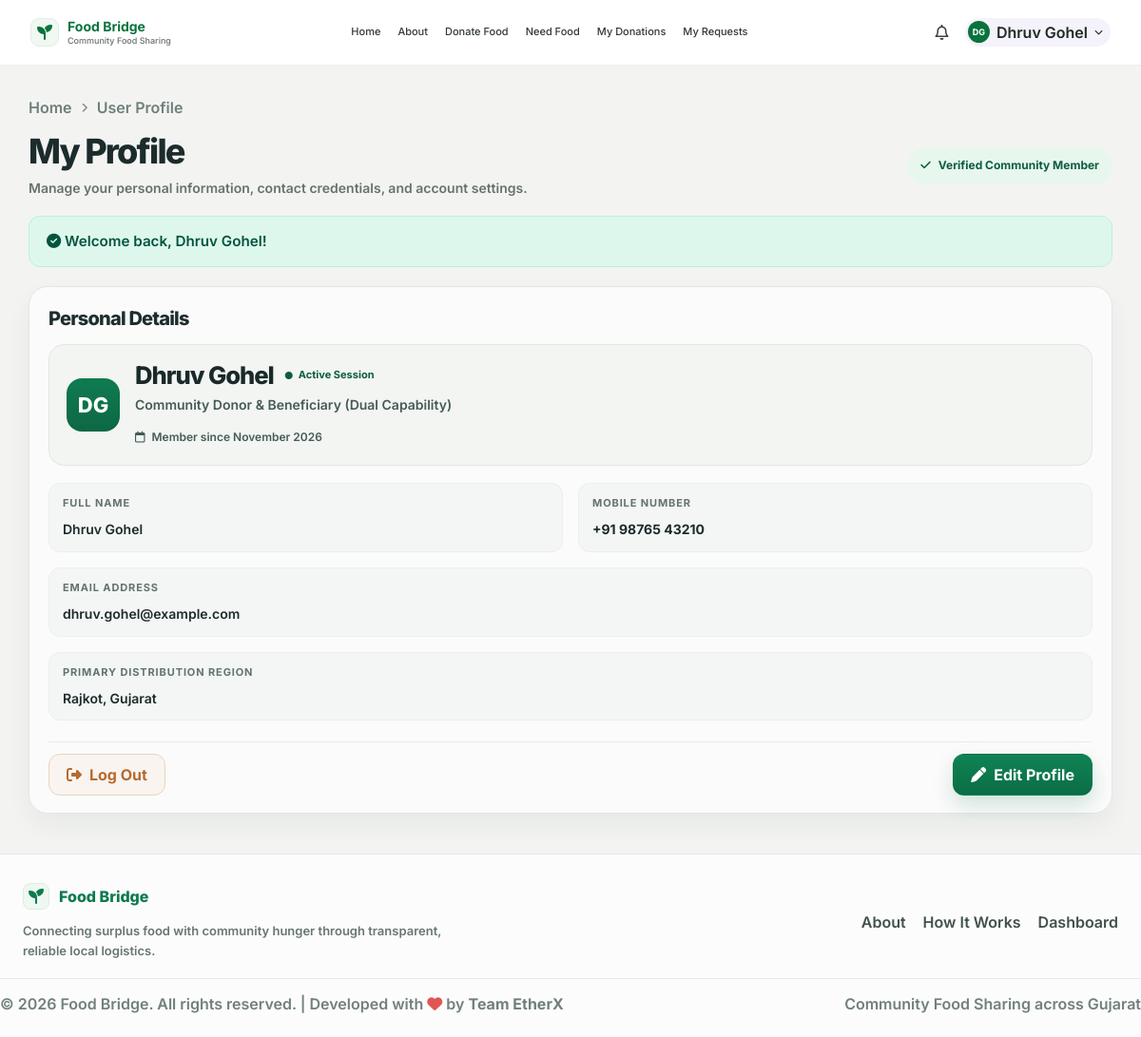
The app's page /profile.php (signed in) with its own data.
### tables this page shows
CREATE TABLE IF NOT EXISTS `users` (
  `id` INT AUTO_INCREMENT PRIMARY KEY,
  `name` VARCHAR(150) NOT NULL,
  `email` VARCHAR(150) NOT NULL UNIQUE,
  `phone` VARCHAR(30) NOT NULL,
  `password` VARCHAR(255) NOT NULL,
  `city` VARCHAR(100) NOT NULL,
  `role` ENUM('user', 'admin') DEFAULT 'user',
  `status` ENUM('Active', 'Inactive', 'Blocked') DEFAULT 'Active',
  `created_at` DATETIME DEFAULT CURRENT_TIMESTAMP,
  `updated_at` DATETIME DEFAULT CURRENT_TIMESTAMP ON UPDATE CURRENT_TIMESTAMP,
  INDEX `idx_users_phone` (`phone`)
);

### config/auth.php (called while the page is built, shortened)
<?php
require_once __DIR__ . '/db.php';
function isLoggedIn(): bool {
    return isset($_SESSION['user_id']) && !empty($_SESSION['user_id']);
}
function currentUser(): ?array {
    static $user = null;
    if ($user === null) {
        $db = getDB();
        $stmt = $db->prepare("SELECT id, name, email, phone, city, role, status, created_at FROM users WHERE id = ?");
        $stmt->execute([$_SESSION['user_id']]);
        $user = $stmt->fetch() ?: null;
    }
    return $user;
}

### config/db.php (called while the page is built, shortened)
<?php
function getFlash(): ?array {
    if (isset($_SESSION['flash'])) {
        $flash = $_SESSION['flash'];
        return $flash;
    }
    return null;
}

### profile.php (the view, shortened to what this page needs)
<?php
require_once __DIR__ . '/config/db.php';
require_once __DIR__ . '/config/auth.php';
$user = currentUser();
$flash = getFlash();
$isEditing = isset($_GET['edit']) && $_GET['edit'] === '1';
?>
<!DOCTYPE html>
<html lang="en">
<head>
  <link rel="stylesheet" href="https://cdnjs.cloudflare.com/ajax/libs/font-awesome/6.5.0/css/all.min.css">
  <link rel="stylesheet" href="css/style.css">
  <link rel="stylesheet" href="css/app-header.css">
  <link rel="stylesheet" href="css/profile.css">
</head>
<body class="profile-page">
  <?php $activeHeaderPage = 'profile'; include __DIR__ . '/includes/app-header.php'; ?>
  <main class="profile-shell">
    <div class="profile-container">
      <div class="breadcrumb-row">
        <a href="dashboard.php" style="color: inherit;">Home</a>
        <i class="fa-solid fa-chevron-right"></i>
        <span>User Profile</span>
      </div>
      <header class="profile-header">
        <div class="profile-header-copy">
          <h1>My Profile</h1>
          <p>Manage your personal information, contact credentials, and account settings.</p>
        </div>
        <span class="verified-pill"><i class="fa-solid fa-check"></i> Verified Community Member</span>
      </header>
      <?php if ($flash): ?>
        <div style="background: #def7ec; color: #03543f; padding: 14px 18px; border-radius: 12px; margin-bottom: 20px; font-size: 0.95rem; border: 1px solid #bcf0da;">
          <i class="fa-solid fa-circle-check"></i> <?php echo htmlspecialchars($flash['message']); ?>
        </div>
      <?php endif; ?>
      <section class="profile-card" aria-label="Personal details">
        <h2>Personal Details</h2>
        <div class="profile-summary">
          <div class="profile-avatar"><?php echo htmlspecialchars($initials); ?></div>
          <div class="profile-summary-copy">
            <div class="profile-name-row">
              <h3><?php echo htmlspecialchars($user['name']); ?></h3>
              <span class="active-session"><i class="fa-solid fa-circle"></i> Active Session</span>
            </div>
            <p>Community Donor &amp; Beneficiary (Dual Capability)</p>
            <span class="member-badge"><i class="fa-regular fa-calendar"></i> Member since <?php echo date('F Y', strtotime($user['created_at'])); ?></span>
          </div>
        </div>
        <?php if ($isEditing): ?>
          <form method="POST" action="profile.php" style="margin-top: 20px;">
            <div class="profile-fields">
              <div class="profile-field">
                <span class="field-label">Full Name <b>*</b></span>
                <input type="text" name="name" value="<?php echo htmlspecialchars($user['name']); ?>" style="width: 100%; padding: 10px 14px; border: 1px solid #c8d6d0; border-radius: 8px; font-size: 0.95rem;" required>
              </div>
              <div class="profile-field">
                <span class="field-label">Mobile Number <b>*</b></span>
                <input type="text" name="phone" value="<?php echo htmlspecialchars($user['phone']); ?>" style="width: 100%; padding: 10px 14px; border: 1px solid #c8d6d0; border-radius: 8px; font-size: 0.95rem;" required>
              </div>
              <div class="profile-field full">
                <span class="field-label">Email Address (Read-only)</span>
                <div class="field-content" style="background: #f2f5f3;"><?php echo htmlspecialchars($user['email']); ?></div>
              </div>
              <div class="profile-field full">
                <span class="field-label">Primary Distribution Region (City) <b>*</b></span>
                <select name="city" style="width: 100%; padding: 10px 14px; border: 1px solid #c8d6d0; border-radius: 8px; font-size: 0.95rem;" required>
                  <?php
                  $cities = ['Rajkot', 'Ahmedabad', 'Surat', 'Vadodara', 'Junagadh', 'Bhavnagar', 'Gandhinagar', 'Jamnagar', 'Anand', 'Morbi'];
                  foreach ($cities as $c): ?>
                    <option value="<?php echo $c; ?>" <?php echo $user['city'] === $c ? 'selected' : ''; ?>><?php echo $c; ?></option>
                  <?php endforeach; ?>
                </select>
              </div>
              <div class="profile-field full">
                <span class="field-label">Change Password <small>(Leave blank to keep existing password)</small></span>
                <input type="password" name="new_password" placeholder="Enter new password (optional)" minlength="6" style="width: 100%; padding: 10px 14px; border: 1px solid #c8d6d0; border-radius: 8px; font-size: 0.95rem;">
              </div>
            </div>
            <div class="profile-actions" style="margin-top: 24px;">
              <a href="profile.php" class="btn-outline" style="text-decoration:none;">Cancel</a>
              <button type="submit" class="btn-primary"><i class="fa-solid fa-floppy-disk"></i> Save Changes</button>
            </div>
          </form>
        <?php else: ?>
          <div class="profile-fields">
            <div class="profile-field">
              <span class="field-label">Full Name</span>
              <div class="field-content"><?php echo htmlspecialchars($user['name']); ?></div>
            </div>
            <div class="profile-field">
              <span class="field-label">Mobile Number</span>
              <div class="field-content phone"><?php echo htmlspecialchars($user['phone']); ?></div>
            </div>
            <div class="profile-field full">
              <span class="field-label">Email Address</span>
              <div class="field-content"><?php echo htmlspecialchars($user['email']); ?></div>
            </div>
            <div class="profile-field full">
              <span class="field-label">Primary Distribution Region</span>
              <div class="field-content"><?php echo htmlspecialchars($user['city']); ?>, Gujarat</div>
            </div>
          </div>
          <div class="profile-actions">
            <a href="logout.php" class="btn-outline" style="text-decoration:none;"><i class="fa-solid fa-right-from-bracket"></i> Log Out</a>
            <a href="profile.php?edit=1" class="btn-primary" style="text-decoration:none;"><i class="fa-solid fa-pen"></i> Edit Profile</a>
          </div>
        <?php endif; ?>
      </section>
    </div>
  </main>
  <footer class="site-footer">
    <div class="site-footer-inner">
      <div class="footer-branding">
        <a href="dashboard.php" class="footer-logo"><span class="footer-mark"><i class="fa-solid fa-seedling"></i></span>Food Bridge</a>
        <p>Connecting surplus food with community hunger through transparent, reliable local logistics.</p>
      </div>
      <nav class="footer-nav" aria-label="Footer navigation">
        <a href="about.php">About</a>
        <a href="about.php#how-it-works">How It Works</a>
        <a href="dashboard.php">Dashboard</a>
      </nav>
    </div>
    <div class="site-footer-bottom">
      <p>© <?php echo date('Y'); ?> Food Bridge. All rights reserved. | Developed with <i class="fa-solid fa-heart" style="color: #e25555;"></i> by <strong>Team EtherX</strong></p>
      <p>Community Food Sharing across Gujarat</p>
    </div>
  </footer>
</body>
</html>

### includes/app-header.php (shortened to what this page needs)
<?php
$activeHeaderPage = $activeHeaderPage ?? '';
$headerNavigation = [
    ['page' => 'home', 'label' => 'Home', 'href' => 'dashboard.php'],
    ['page' => 'about', 'label' => 'About', 'href' => 'about.php'],
    ['page' => 'donate', 'label' => 'Donate Food', 'href' => 'donate-food.php'],
    ['page' => 'need', 'label' => 'Need Food', 'href' => 'need-food.php'],
    ['page' => 'donations', 'label' => 'My Donations', 'href' => 'my-donations.php'],
    ['page' => 'requests', 'label' => 'My Requests', 'href' => 'my-requests.php'],
];
$user = currentUser();
$userName = $user ? $user['name'] : 'Dhruv Gohel';
$nameParts = preg_split('/\s+/', trim($userName));
$initials = '';
if (!empty($nameParts)) {
    $initials = mb_strtoupper(mb_substr($nameParts[0], 0, 1));
    if (count($nameParts) > 1) {
        $initials .= mb_strtoupper(mb_substr(end($nameParts), 0, 1));
    }
} else {
    $initials = 'DG';
}
?>
<header class="app-header">
  <div class="app-header-inner">
    <a class="app-header-brand" href="dashboard.php" aria-label="Food Bridge home">
      <span class="app-header-mark" aria-hidden="true"><i class="fa-solid fa-seedling"></i></span>
      <span class="app-header-brand-copy">
        <span class="app-header-brand-name">Food Bridge</span>
        <span class="app-header-brand-subtitle">Community Food Sharing</span>
      </span>
    </a>
    <nav class="app-header-nav" id="app-main-nav" aria-label="Main navigation">
      <?php foreach ($headerNavigation as $item): ?>
        <a href="<?php echo htmlspecialchars($item['href'], ENT_QUOTES, 'UTF-8'); ?>"<?php echo $activeHeaderPage === $item['page'] ? ' class="is-active" aria-current="page"' : ''; ?>>
          <?php echo htmlspecialchars($item['label'], ENT_QUOTES, 'UTF-8'); ?>
        </a>
      <?php endforeach; ?>
    </nav>
    <div class="app-header-actions">
      <a href="need-food.php" class="app-header-notifications" aria-label="Need food notifications" title="Food Requests">
        <i class="fa-regular fa-bell" aria-hidden="true"></i>
      </a>
      <details class="app-header-user-menu">
        <summary>
          <span class="app-header-avatar"><?php echo htmlspecialchars($initials); ?></span>
          <span class="app-header-name"><?php echo htmlspecialchars($userName); ?></span>
          <i class="fa-solid fa-chevron-down" aria-hidden="true"></i>
        </summary>
      </details>
    </div>
  </div>
</header>

### css/style.css (style rules this page uses)
:root { --green: #1F6F3F; --green-deep: #154e31; --orange: #E67E22; --orange-soft: #FFF4EB; --dark: #1a1a1a; --gray: #5f6f68; --light: #f5f7f5; --white: #ffffff; --shadow: 0 20px 50px rgba(0, 0, 0, 0.1); }
* { margin: 0; padding: 0; box-sizing: border-box; }
html { scroll-behavior: smooth; font-size: 16px; }
body { font-family: 'Manrope', 'Segoe UI', sans-serif; background: var(--white); color: var(--dark); line-height: 1.7; font-size: 16px; font-weight: 600; }
h1, h2, h3, h4, h5, h6 { margin-top: 0; letter-spacing: -0.04em; line-height: 1.1; font-weight: 800; }
p, li, span, small, label, input, select, textarea, button, a { font-size: 1rem; }
a { text-decoration: none; }
:root { --green: #08733d; --green-deep: #055b30; --green-soft: #e6f7ec; --orange: #ad3c00; --orange-soft: #fff2eb; --blue: #1682c4; --blue-soft: #eaf5ff; --dark: #20212b; --gray: #68706f; --purple-tint: #f8f5ff; --shadow: 0 12px 32px rgba(29, 35, 44, 0.09); }
html { scroll-padding-top: 90px; }
body { font-family: 'Inter', 'Segoe UI', sans-serif; color: var(--dark); line-height: 1.55; }
a { color: inherit; }
button, a { -webkit-tap-highlight-color: transparent; }

### css/app-header.css (style rules this page uses)
.app-header { position: sticky; z-index: 40; top: 0; border-bottom: 1px solid #edf0ee; background: rgba(255, 255, 255, 0.97); backdrop-filter: blur(12px); }
.app-header-inner { position: relative; display: flex; align-items: center; justify-content: space-between; gap: 18px; width: calc(100% - 64px); min-height: 68px; margin: 0 auto; }
.app-header-brand { display: inline-flex; flex: 0 0 auto; align-items: center; gap: 9px; color: #08733d; font-weight: 700; text-decoration: none; }
.app-header-brand-copy { display: grid; gap: 1px; }
.app-header-brand-name { font-size: 14px; line-height: 1.2; }
.app-header-brand-subtitle { color: #68706f; font-size: 9px; font-weight: 500; line-height: 1.2; }
.app-header-mark { display: grid; width: 30px; height: 30px; place-items: center; border: 1px solid #e2eee6; border-radius: 9px; background: #f0f8f2; color: #08733d; }
.app-header-nav { display: flex; flex: 1 1 auto; align-items: center; justify-content: center; gap: clamp(8px, 1.5vw, 18px); }
.app-header-nav a { padding: 7px 0; color: #303934; font-size: 11px; font-weight: 500; text-decoration: none; white-space: nowrap; }
.app-header-actions { display: flex; flex: 0 0 auto; align-items: center; gap: 10px; }
.app-header-notifications { display: grid; width: 29px; height: 29px; place-items: center; border: 0; border-radius: 50%; background: transparent; color: #37413c; cursor: pointer; }
.app-header-user-menu { position: relative; color: #202b25; }
.app-header-user-menu summary { display: flex; align-items: center; gap: 7px; padding: 3px 8px 3px 3px; border-radius: 999px; background: #f4f2fa; cursor: pointer; font-size: 9px; list-style: none; white-space: nowrap; }
.app-header-avatar { display: grid; width: 23px; height: 23px; place-items: center; border-radius: 50%; background: #08733d; color: #fff; font-size: 9px; font-weight: 700; }
.app-header-name { max-width: 105px; overflow: hidden; text-overflow: ellipsis; }
.footer-dark-bottom, .donate-footer-bottom, .donation-footer-bottom, .donations-footer-bottom, .site-footer-bottom, .dashboard-footer-bottom { display: flex; align-items: center; justify-content: space-between; gap: 16px; margin-top: 18px; padding-top: 14px; border-top: 1px solid rgba(0, 0, 0, 0.08); font-size: 11px; color: #71807d; }
.footer-dark-bottom p, .donate-footer-bottom p, .donation-footer-bottom p, .donations-footer-bottom p, .site-footer-bottom p, .dashboard-footer-bottom p { margin: 0; }
.donate-footer-bottom, .donations-footer-bottom, .dashboard-footer-bottom, .site-footer-bottom { width: min(100%, 1280px); margin-left: auto; margin-right: auto; }

### records on screen
users: name "DG", name "Dhruv Gohel", created_at "November 2026", phone "+91 98765 43210", email "dhruv.gohel@example.com", city "Rajkot"

### other values on screen
$item['label'] "Home"
$item['label'] "About"
$item['label'] "Donate Food"
$item['label'] "Need Food"
$item['label'] "My Donations"
$item['label'] "My Requests"
$flash['message'] "Welcome back, Dhruv Gohel!"
